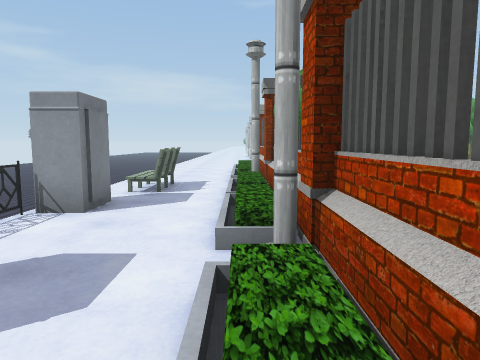
View 1 (above)

17 first-person views from a walk through a scene from a Unity 3-D project. The camera is 1.2 m above the floor, tilts 6° down and sees 70° across. The floor is counted in squares, 1 m on a side. Each view is taken from the middle of a square. On the plan, view 1 faces up. The plan holds only what a view shows up to about 14 squares ahead; the rest is blank. The place goes on beyond the plan. Some trees and plants on the terrain are drawn as simple stand-ins. Some animated figures are left out. Some surface patterns are stand-ins.

View 2
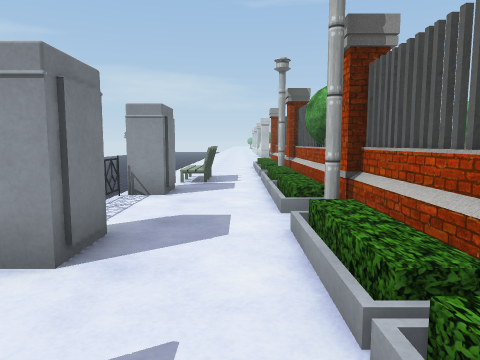

View 3
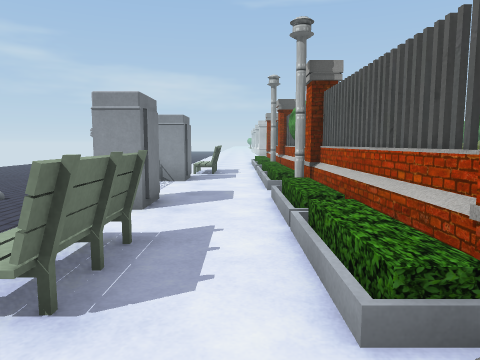

View 4
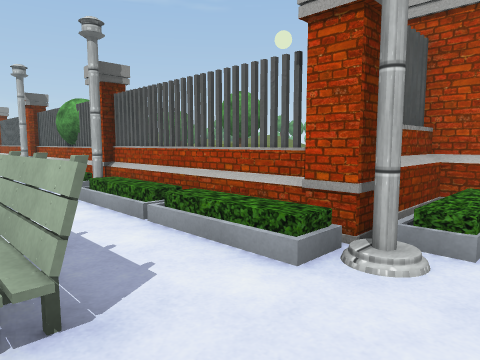

View 5
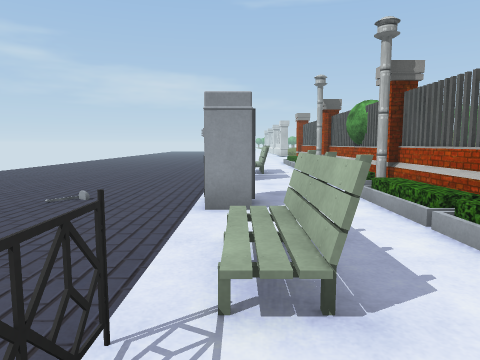

View 6
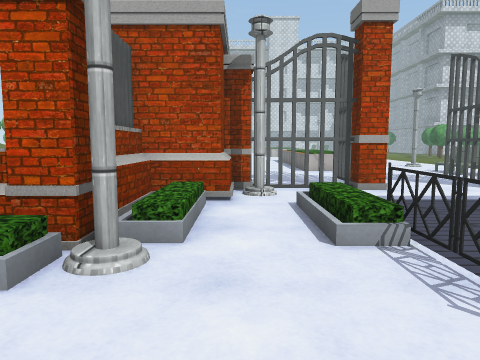

View 7
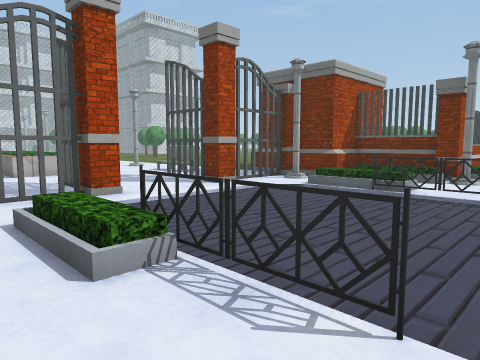

View 8
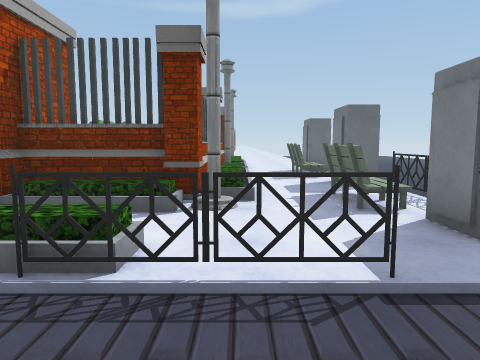

View 9
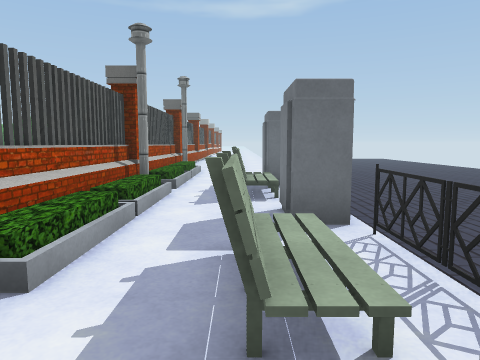

View 10
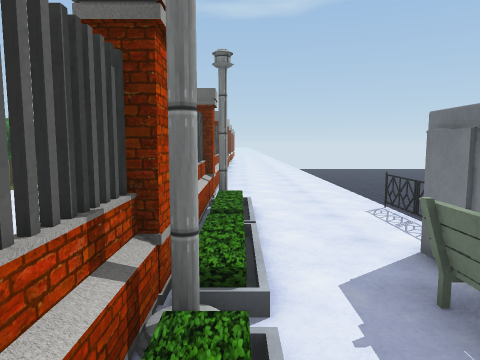

View 11
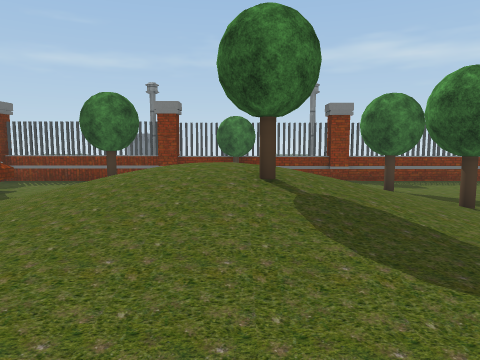

View 12
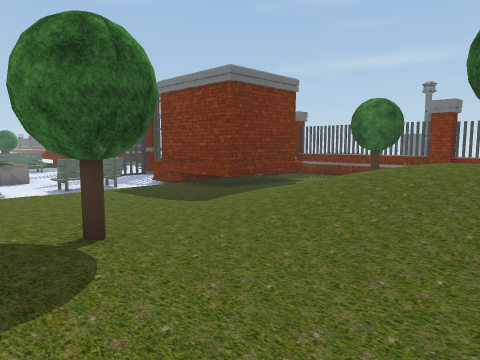

View 13
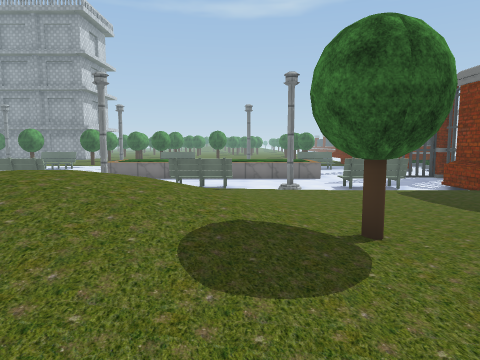

View 14
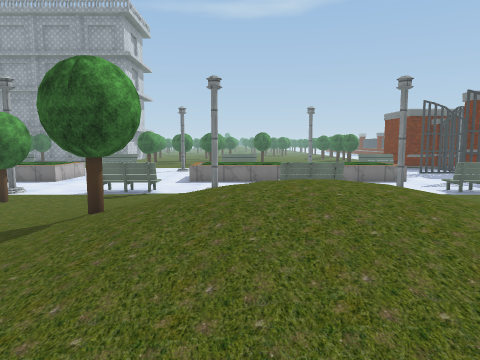

View 15
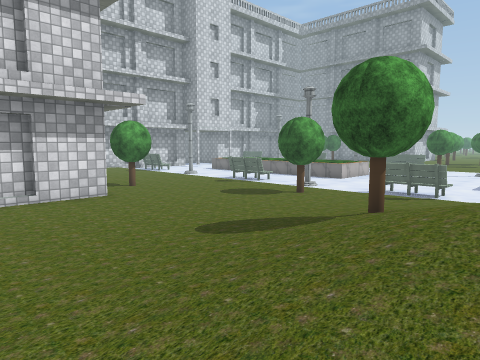

View 16
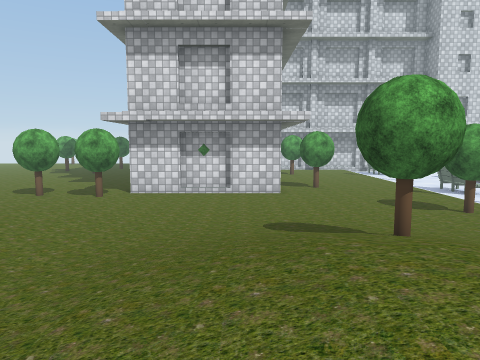

View 17
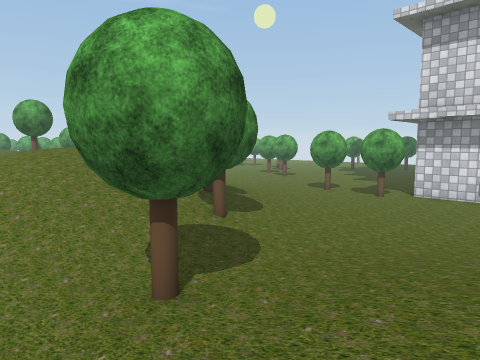

### Floor plan
Key: @ floor where view 1 was taken; # wall or solid block; x gap in a wall; . main floor; : floor 0.25 m higher than the main floor; + floor 0.5 m higher than the main floor; * floor 0.75 m higher than the main floor; % floor 1 m higher than the main floor; & floor 1.25 m higher than the main floor; / step, stairs or slope; = window, fence, low wall or low ledge; ^ raised ledge; S streetlight; T tree; F fence; H thing the floor can be seen under or through; O other object.
Columns run from 4 left of view 1 to 31 right of it. Each row starts with its distance up from view 1.
 11 ....O#    T+T+:       ////OO/:::....
 10 ..#.S#      +///      ///T//:::...T.
  9  .#./#      ////+:    +++++::::....#
  8 ..../#      /%///+: +++T+++:::.....#
  7 OO../T      &&T//+:: +**+/+:::.....#
  6 FO../#      &&///++++//////::::....O
  5 F.../#      ////++++////////:::....#
  4 F.../#   TT  ///++T+//&&%///:::....#
  3 F...S#   TT  ///+:+///&&&///:::.....
  2 OO..O#      ///::::////  /T+:::.....
  1 .O..O#..:::::::::::+/     /::::.....
  0 ....@#...####:::::::+     +:::......
 -1 .O=./#..##  #:..:::::     ::::......
 -2 .O=./#= #   #.....::::    :::..T....
 -3 F.../#=######/////////    //////////
 -4 F ..S/OO##  #.#==.S./==  S./==..S
 -5 F........SH #.///....OO   ./OO...
 -6 F  ../////x....... ....   .......
 -7   .FFF/  .H.......         ...
 -8   ........HH....===        ..
 -9    .......####..^^
-10    ...........
-11    ............
-12    .......#x##.
-13   ........x
-14   .FFF///.#
-15 OO....   S#
-16 OO....  =##
-17 F.#.S/  ##
-18 F.#./#=###
-19 F.#./#   #
-20 OO../#   #
-21 OO../#
-22 ..=./#
-23  .#./#
-24  .#.S#
-25 OO=./#
-26 OO../#
-27 F.../#
-28 F.../=

Where each view was taken, in squares from view 1:
view 1: 0 up, 0 right, facing up
view 2: 2 down, 1 left, facing up
view 3: 5 down, 1 left, facing up
view 4: 5 down, 3 left, facing up-right
view 5: 5 down, 3 left, facing up
view 6: 5 down, 3 left, facing right
view 7: 5 down, 2 left, facing down-right
view 8: 11 down, 0 right, facing down
view 9: 15 down, 2 left, facing down
view 10: 21 down, 0 right, facing down
view 11: 7 up, 15 right, facing left
view 12: 8 up, 16 right, facing down-left
view 13: 8 up, 16 right, facing down
view 14: 8 up, 20 right, facing down
view 15: 8 up, 20 right, facing down-right
view 16: 5 up, 17 right, facing right
view 17: 5 up, 17 right, facing up-right
